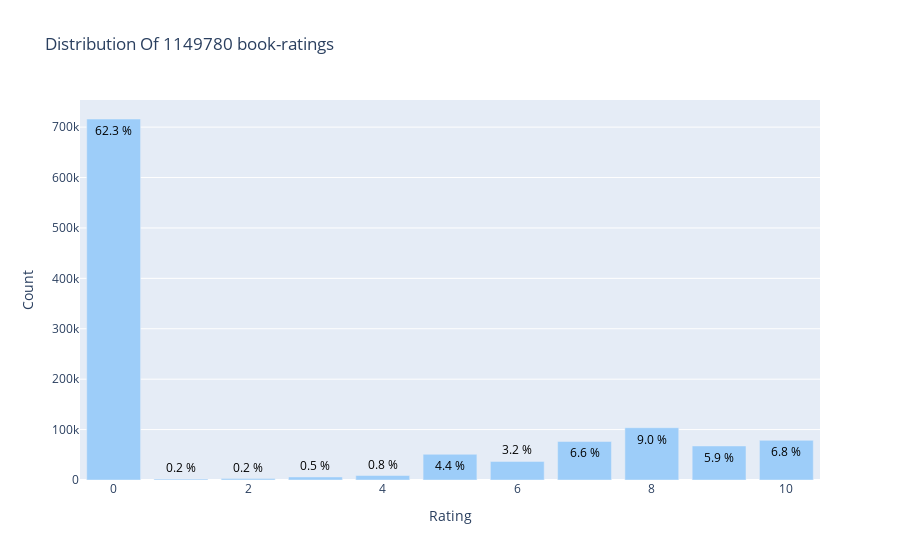

Notebook source saved alongside this figure:
### Code cell
from plotly.offline import init_notebook_mode, plot, iplot
import plotly.graph_objs as go
init_notebook_mode(connected=True)
clrs = 'rgb(157,205,249)'

data =ratings['rating'].value_counts().sort_index(ascending=False)
trace = go.Bar(x = data.index,
               text = ['{:.1f} %'.format(val) for val in (data.values / ratings.shape[0] * 100)],
               textposition = 'auto',
               textfont = dict(color = '#000000'),
               y = data.values,
               marker=dict(color=clrs)
               )
# Create layout
layout = dict(title = 'Distribution Of {} book-ratings'.format(ratings.shape[0]),
              xaxis = dict(title = 'Rating'),
              yaxis = dict(title = 'Count'))
# Create plot
fig = go.Figure(data=[trace], layout=layout)
iplot(fig)

### Figure 1 — Plotly figure (JSON) as saved in the notebook; plotly's stock layout.template omitted (floating-point values rounded to 4 significant figures)
{"data": [{"marker": {"color": "rgb(157,205,249)"}, "text": ["6.8 %", "5.9 %", "9.0 %", "6.6 %", "3.2 %", "4.4 %", "0.8 %", "0.5 %", "0.2 %", "0.2 %", "62.3 %"], "textfont": {"color": "#000000"}, "textposition": "auto", "type": "bar", "x": [10, 9, 8, 7, 6, 5, 4, 3, 2, 1, 0], "y": [78610, 67541, 103736, 76457, 36924, 50974, 8904, 5996, 2759, 1770, 716109]}], "layout": {"title": {"text": "Distribution Of 1149780 book-ratings"}, "xaxis": {"title": {"text": "Rating"}}, "yaxis": {"title": {"text": "Count"}}}}
